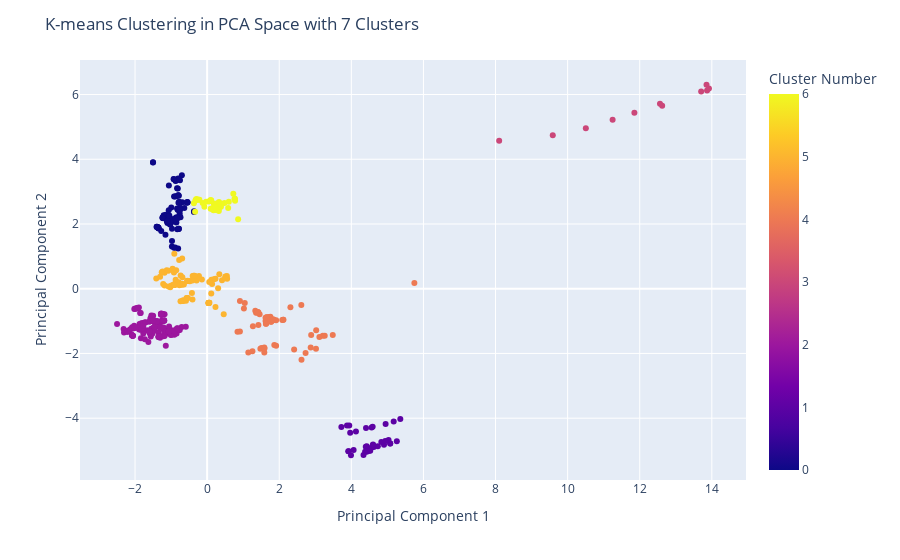

Source (notebook cell):
### Markdown cell above
**K-Means with 7 Clusters and an Interactive Plot**

To see if dots are from the same country you can use your cursor to see each more info on each plot. 

*Unfortunately I have not been able how to transform the standardized and encoded Country labels back to text** TBD

### Code cell
#| code-fold: true
import plotly.express as px
from plotly.offline import init_notebook_mode, iplot
init_notebook_mode(connected=True)

hover_data = data_standardized[['Country']] #This can be a way for readers to see if data in clusters are coming from same country 

data_standardized['Country'] = data_standardized['Country'].apply(lambda x: f'{x:.3f}')

fig = px.scatter(data_standardized, x='PCA1', y='PCA2', color='cluster_number_pca', hover_data=hover_data,
                 labels={'cluster_number_pca': 'Cluster Number', 'PCA1': 'Principal Component 1', 'PCA2': 'Principal Component 2'})

fig.update_layout(title='K-means Clustering in PCA Space with 7 Clusters', xaxis_title='Principal Component 1', yaxis_title='Principal Component 2')
fig.show()

### Figure 1 — Plotly figure (JSON) as saved in the notebook; plotly's stock layout.template omitted (floating-point values rounded to 4 significant figures; data arrays with more than 128 entries replaced by an {"elided": "..."} marker saying what was removed)
{"data": [{"customdata": {"elided": "516x1 str values"}, "hovertemplate": "Principal Component 1=%{x}<br>Principal Component 2=%{y}<br>Country=%{customdata[0]}<br>Cluster Number=%{marker.color}<extra></extra>", "legendgroup": "", "marker": {"color": {"elided": "516 int values"}, "coloraxis": "coloraxis", "symbol": "circle"}, "mode": "markers", "name": "", "orientation": "v", "showlegend": false, "type": "scatter", "x": {"elided": "516 float values"}, "xaxis": "x", "y": {"elided": "516 float values"}, "yaxis": "y"}], "layout": {"coloraxis": {"colorbar": {"title": {"text": "Cluster Number"}}, "colorscale": [[0, "#0d0887"], [0.1111, "#46039f"], [0.2222, "#7201a8"], [0.3333, "#9c179e"], [0.4444, "#bd3786"], [0.5556, "#d8576b"], [0.6667, "#ed7953"], [0.7778, "#fb9f3a"], [0.8889, "#fdca26"], [1, "#f0f921"]]}, "legend": {"tracegroupgap": 0}, "margin": {"t": 60}, "title": {"text": "K-means Clustering in PCA Space with 7 Clusters"}, "xaxis": {"anchor": "y", "domain": [0, 1], "title": {"text": "Principal Component 1"}}, "yaxis": {"anchor": "x", "domain": [0, 1], "title": {"text": "Principal Component 2"}}}}
